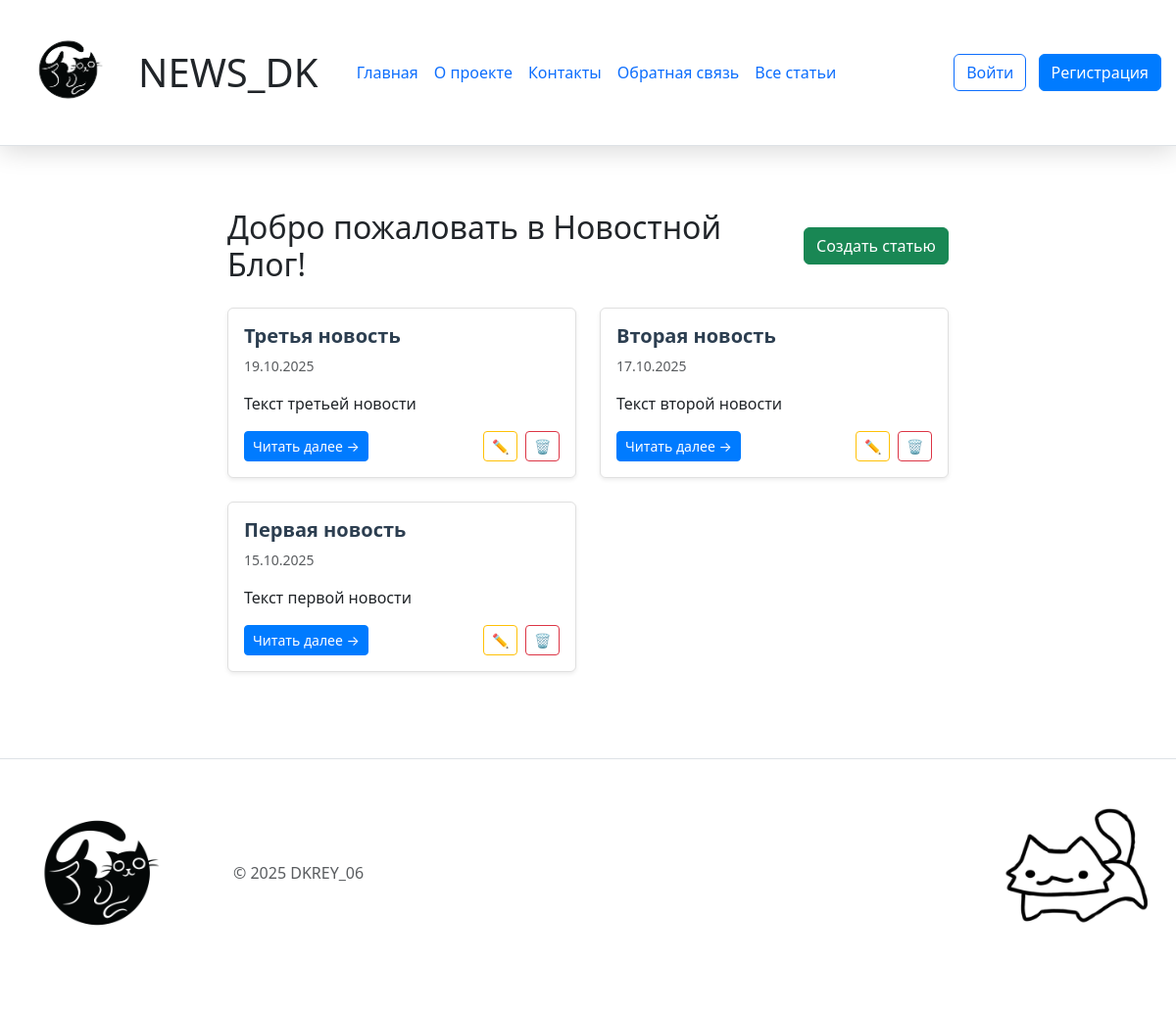
The page / on the database its author committed.
### 3.UPG_News_Blog_DK/models.py (models this page shows)
class Article(db.Model):
    __tablename__ = 'article'
    id = db.Column(db.Integer, primary_key=True)
    title = db.Column(db.String(200), nullable=False)
    text = db.Column(db.Text, nullable=False)
    created_date = db.Column(db.DateTime, default=datetime.now)
    user_id = db.Column(db.Integer, db.ForeignKey('user.id'), nullable=False)
    category = db.Column(db.String(50), nullable=False, default='general')
    comments = db.relationship('Comment', backref='article', lazy=True, cascade='all, delete-orphan')

### 3.UPG_News_Blog_DK/app.py (the view)
@app.route("/")
def index():
    articles = get_articles()
    return render_template('index.html', articles=articles)

### 3.UPG_News_Blog_DK/app.py (called while the page is built)
def get_articles(category=None):
    query = Article.query
    if category:
        query = query.filter_by(category=category)
    articles_from_db = query.order_by(Article.created_date.desc()).all()
    articles = []
    for article in articles_from_db:
        articles.append({
            'id': article.id,
            'title': article.title,
            'date': article.created_date,
            'preview': article.text[:100] + '...' if len(article.text) > 100 else article.text,
            'content': article.text,
            'author': article.author.name,
            'category': article.category
        })
    return articles

def get_categories():
    categories = db.session.query(Article.category).distinct().all()
    return [category[0] for category in categories]

@app.context_processor
def inject_today():
    return {'today': datetime.now().date()}

@app.context_processor
def inject_categories():
    categories = get_categories()
    return {'categories': categories}

@app.context_processor
def inject_current_user():
    return {'current_user': current_user}

### 3.UPG_News_Blog_DK/templates/index.html (shortened to what this page needs)
{% extends 'base.html' %}
{% block content %}
<div class="container">
	<div class="row align-items-center mb-4">
		<div class="col">
			<h2 class="mb-0">Добро пожаловать в Новостной Блог!</h2>
		</div>
		<div class="col-auto">
			<a href="{{ url_for('create_article') }}" class="btn btn-success">Создать статью</a>
		</div>
	</div>
	<div class="row">
		{% for article in articles %}
		<div class="col-lg-6 mb-4">
			<div class="card news-card h-100 shadow-sm">
				<div class="card-body d-flex flex-column">
					<div class="d-flex justify-content-between align-items-start mb-2">
						<h5 class="card-title mb-0">{{ article.title }}</h5>
					</div>
					<p class="card-text text-muted small mb-3">
						 {{ article.date.strftime('%d.%m.%Y') }}
					</p>
					<p class="card-text mb-3 flex-grow-1">{{ article.preview }}</p>
					<div class="mt-auto">
						<div class="d-flex justify-content-between align-items-center">
							<a href="{{ url_for('news', id=article.id) }}" class="btn btn-primary btn-sm">
								Читать далее →
							</a>
							<div>
								<a href="{{ url_for('edit_article', id=article.id) }}"
									class="btn btn-outline-warning btn-sm me-1">
									✏️
								</a>
								<form action="{{ url_for('delete_article', id=article.id) }}" method="POST"
									class="d-inline" onsubmit="return confirm('Удалить статью?')">
									<button type="submit" class="btn btn-outline-danger btn-sm">
										🗑️
									</button>
								</form>
							</div>
						</div>
					</div>
				</div>
			</div>
		</div>
		{% endfor %}
	</div>
</div>
{% endblock %}

### 3.UPG_News_Blog_DK/static/css/main.css (style rules this page uses)
body { background-color: white; }

### 3.UPG_News_Blog_DK/static/css/index.css (style rules this page uses)
.news-card { border: 1px solid #e0e0e0; transition: transform 0.2s ease-in-out; }
.card-title { color: #2c3e50; font-weight: 600; }
.btn-primary { background-color: #007bff; border-color: #007bff; }
h2 { margin-bottom: 50px; }

### rows shown on the page
Article: title "Третья новость", date "19.10.2025", preview "Текст третьей новости"
Article: title "Вторая новость", date "17.10.2025", preview "Текст второй новости"
Article: title "Первая новость", date "15.10.2025", preview "Текст первой новости"
